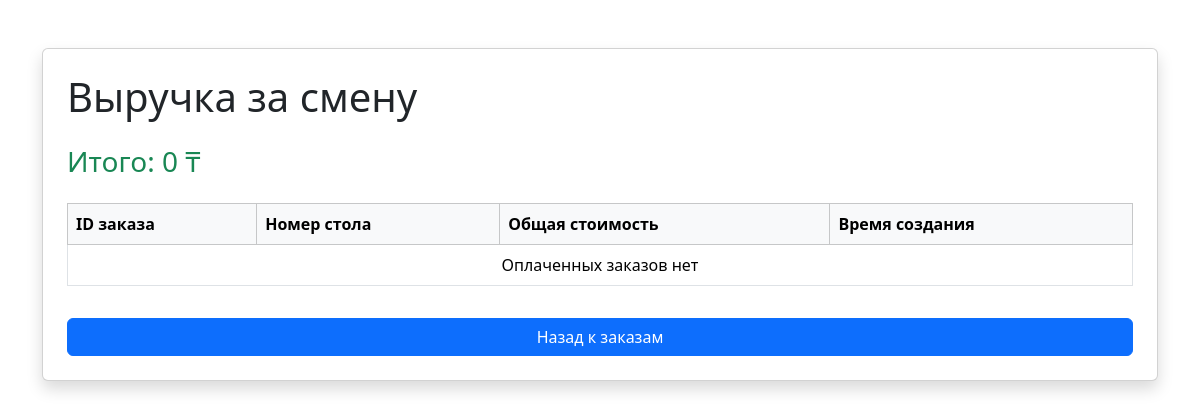
The app's page /orders/revenue/report/, older data.
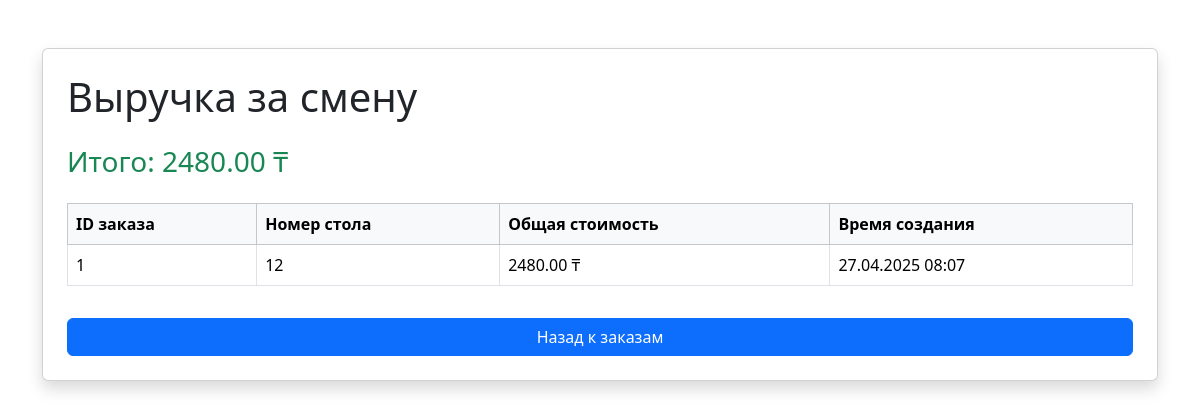
The same page, newer data.
### orders/models.py (models this page shows, shortened)
class Order(models.Model):
    table_number = models.PositiveIntegerField()
    items = models.ManyToManyField(Item)
    total_price = models.DecimalField(max_digits=10, decimal_places=2, blank=True, null=True)
    status = models.ForeignKey(Status, on_delete=models.CASCADE)
    created_at = models.DateTimeField(auto_now_add=True)
    updated_at = models.DateTimeField(auto_now=True)
    comment = models.CharField(max_length=255, blank=True, null=True)

### orders/views.py (the view)
# urls.py: path('revenue/report/', revenue_report, name='revenue_report'), # Отчет по оплаченным заказам
def revenue_report(request):
    paid_orders = Order.objects.filter(status__name="оплачено")
    total_revenue = sum(order.total_price for order in paid_orders)
    return render(request, 'orders/revenue_report.html', {
        'paid_orders': paid_orders,
        'total_revenue': total_revenue
    })

### orders/templates/orders/revenue_report.html (shortened to what this page needs)
<!DOCTYPE html>
<html lang="ru">
<head>
    <link rel="stylesheet" href="https://cdn.jsdelivr.net/npm/bootstrap@5.3.2/dist/css/bootstrap.min.css">
</head>
<body class="container mt-5">
    <div class="card p-4 shadow">
        <h1 class="mb-4">Выручка за смену</h1>
        <h3 class="mb-4 text-success">Итого: {{ total_revenue }} ₸</h3>
        <div class="table-responsive">
            <table class="table table-bordered">
                <thead class="table-light">
                    <tr>
                        <th>ID заказа</th>
                        <th>Номер стола</th>
                        <th>Общая стоимость</th>
                        <th>Время создания</th>
                    </tr>
                </thead>
                <tbody>
                    {% for order in paid_orders %}
                    <tr>
                        <td>{{ order.id }}</td>
                        <td>{{ order.table_number }}</td>
                        <td>{{ order.total_price }} ₸</td>
                        <td>{{ order.created_at|date:"d.m.Y H:i" }}</td>
                    </tr>
                    {% empty %}
                    <tr>
                        <td colspan="4" class="text-center">Оплаченных заказов нет</td>
                    </tr>
                    {% endfor %}
                </tbody>
            </table>
        </div>
        <a href="{% url 'order_list' %}" class="btn btn-primary mt-3">Назад к заказам</a>
    </div>
</body>
</html>

Row changes from the older to the newer data that the page shows:
now on this page (row edited): Order: id "1", table_number "12", total_price "2480.00", created_at "27.04.2025 08:07"
Text that changed along with them:
{{ total_revenue }}: "0" → "2480.00"
text no longer shown: "Оплаченных заказов нет"
